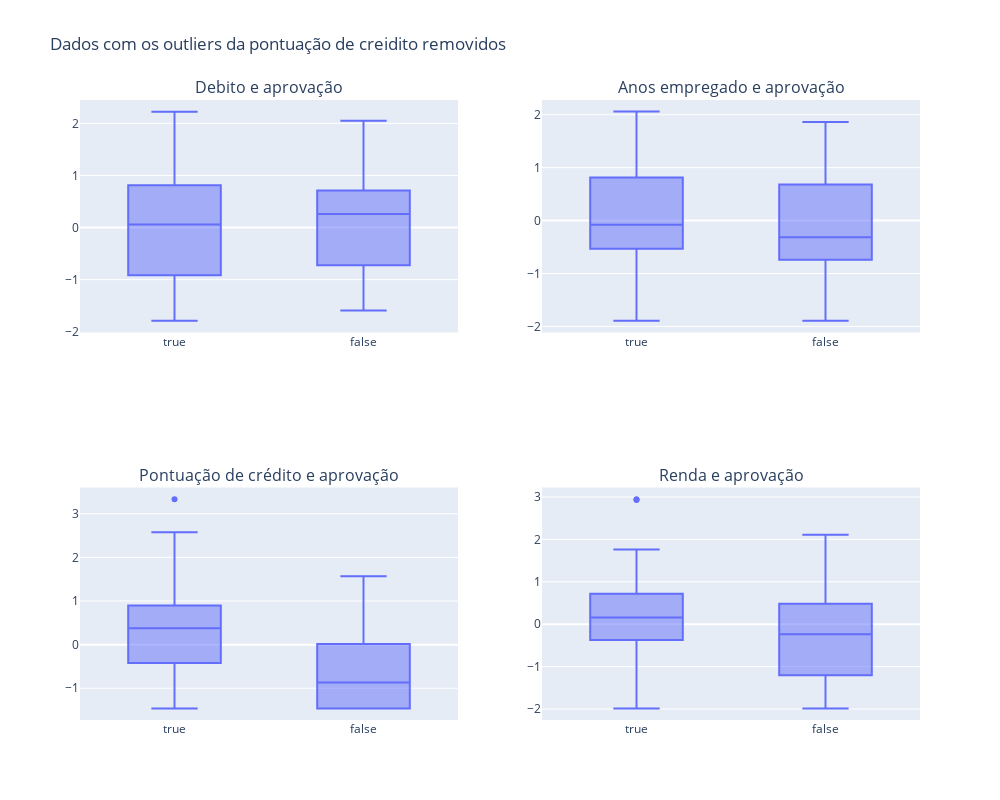

Notebook code cell kept with this figure:
### Code cell
fig1 = px.box(df_yeo_johnson, x='approved', y='debt', title='Debito e aprovação')
fig2 = px.box(df_yeo_johnson, x='approved', y='years_employed', title='Anos empregado e aprovação')
fig3 = px.box(df_yeo_johnson, x='approved', y='credit_score', title='Pontuação de crédito e aprovação')
fig4 = px.box(df_yeo_johnson, x='approved', y='income', title='Renda e aprovação')

fig_combined = make_subplots(rows=2, cols=2, subplot_titles=(
    'Debito e aprovação', 'Anos empregado e aprovação', 'Pontuação de crédito e aprovação', 'Renda e aprovação'))

# Adicionar os gráficos à figura combinada
fig_combined.add_trace(fig1.data[0], row=1, col=1)
fig_combined.add_trace(fig2.data[0], row=1, col=2)
fig_combined.add_trace(fig3.data[0], row=2, col=1)
fig_combined.add_trace(fig4.data[0], row=2, col=2)

fig_combined.update_layout(height=800, width=1000,
                           title_text="Dados com os outliers da pontuação de creidito removidos")
fig_combined.show()

### Figure 1 — Plotly figure (JSON) as saved in the notebook; plotly's stock layout.template omitted (floating-point values rounded to 4 significant figures; data arrays with more than 128 entries replaced by an {"elided": "..."} marker saying what was removed)
{"data": [{"alignmentgroup": "True", "hovertemplate": "approved=%{x}<br>debt=%{y}<extra></extra>", "legendgroup": "", "marker": {"color": "#636efa"}, "name": "", "notched": false, "offsetgroup": "", "orientation": "v", "showlegend": false, "x": {"elided": "133 bool values"}, "x0": " ", "xaxis": "x", "y": {"elided": "133 float values"}, "y0": " ", "yaxis": "y", "type": "box"}, {"alignmentgroup": "True", "hovertemplate": "approved=%{x}<br>years_employed=%{y}<extra></extra>", "legendgroup": "", "marker": {"color": "#636efa"}, "name": "", "notched": false, "offsetgroup": "", "orientation": "v", "showlegend": false, "x": {"elided": "133 bool values"}, "x0": " ", "xaxis": "x2", "y": {"elided": "133 float values"}, "y0": " ", "yaxis": "y2", "type": "box"}, {"alignmentgroup": "True", "hovertemplate": "approved=%{x}<br>credit_score=%{y}<extra></extra>", "legendgroup": "", "marker": {"color": "#636efa"}, "name": "", "notched": false, "offsetgroup": "", "orientation": "v", "showlegend": false, "x": {"elided": "133 bool values"}, "x0": " ", "xaxis": "x3", "y": {"elided": "133 float values"}, "y0": " ", "yaxis": "y3", "type": "box"}, {"alignmentgroup": "True", "hovertemplate": "approved=%{x}<br>income=%{y}<extra></extra>", "legendgroup": "", "marker": {"color": "#636efa"}, "name": "", "notched": false, "offsetgroup": "", "orientation": "v", "showlegend": false, "x": {"elided": "133 bool values"}, "x0": " ", "xaxis": "x4", "y": {"elided": "133 float values"}, "y0": " ", "yaxis": "y4", "type": "box"}], "layout": {"xaxis": {"anchor": "y", "domain": [0.0, 0.45]}, "yaxis": {"anchor": "x", "domain": [0.625, 1.0]}, "xaxis2": {"anchor": "y2", "domain": [0.55, 1.0]}, "yaxis2": {"anchor": "x2", "domain": [0.625, 1.0]}, "xaxis3": {"anchor": "y3", "domain": [0.0, 0.45]}, "yaxis3": {"anchor": "x3", "domain": [0.0, 0.375]}, "xaxis4": {"anchor": "y4", "domain": [0.55, 1.0]}, "yaxis4": {"anchor": "x4", "domain": [0.0, 0.375]}, "annotations": [{"font": {"size": 16}, "showarrow": false, "text": "Debito e aprovação", "x": 0.225, "xanchor": "center", "xref": "paper", "y": 1.0, "yanchor": "bottom", "yref": "paper"}, {"font": {"size": 16}, "showarrow": false, "text": "Anos empregado e aprovação", "x": 0.775, "xanchor": "center", "xref": "paper", "y": 1.0, "yanchor": "bottom", "yref": "paper"}, {"font": {"size": 16}, "showarrow": false, "text": "Pontuação de crédito e aprovação", "x": 0.225, "xanchor": "center", "xref": "paper", "y": 0.375, "yanchor": "bottom", "yref": "paper"}, {"font": {"size": 16}, "showarrow": false, "text": "Renda e aprovação", "x": 0.775, "xanchor": "center", "xref": "paper", "y": 0.375, "yanchor": "bottom", "yref": "paper"}], "title": {"text": "Dados com os outliers da pontuação de creidito removidos"}, "height": 800, "width": 1000}}
